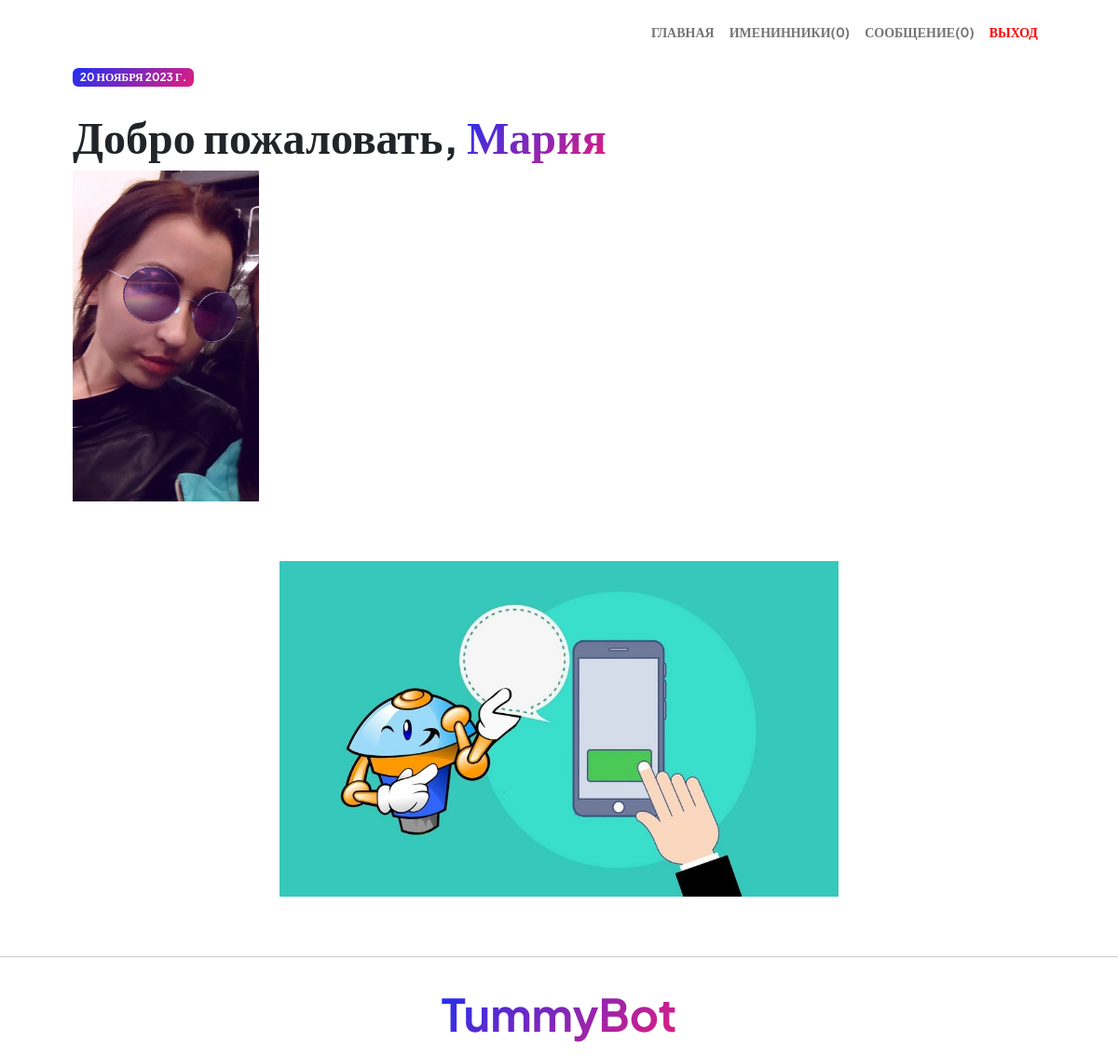
The app's page /users/index/ (signed in), older data.
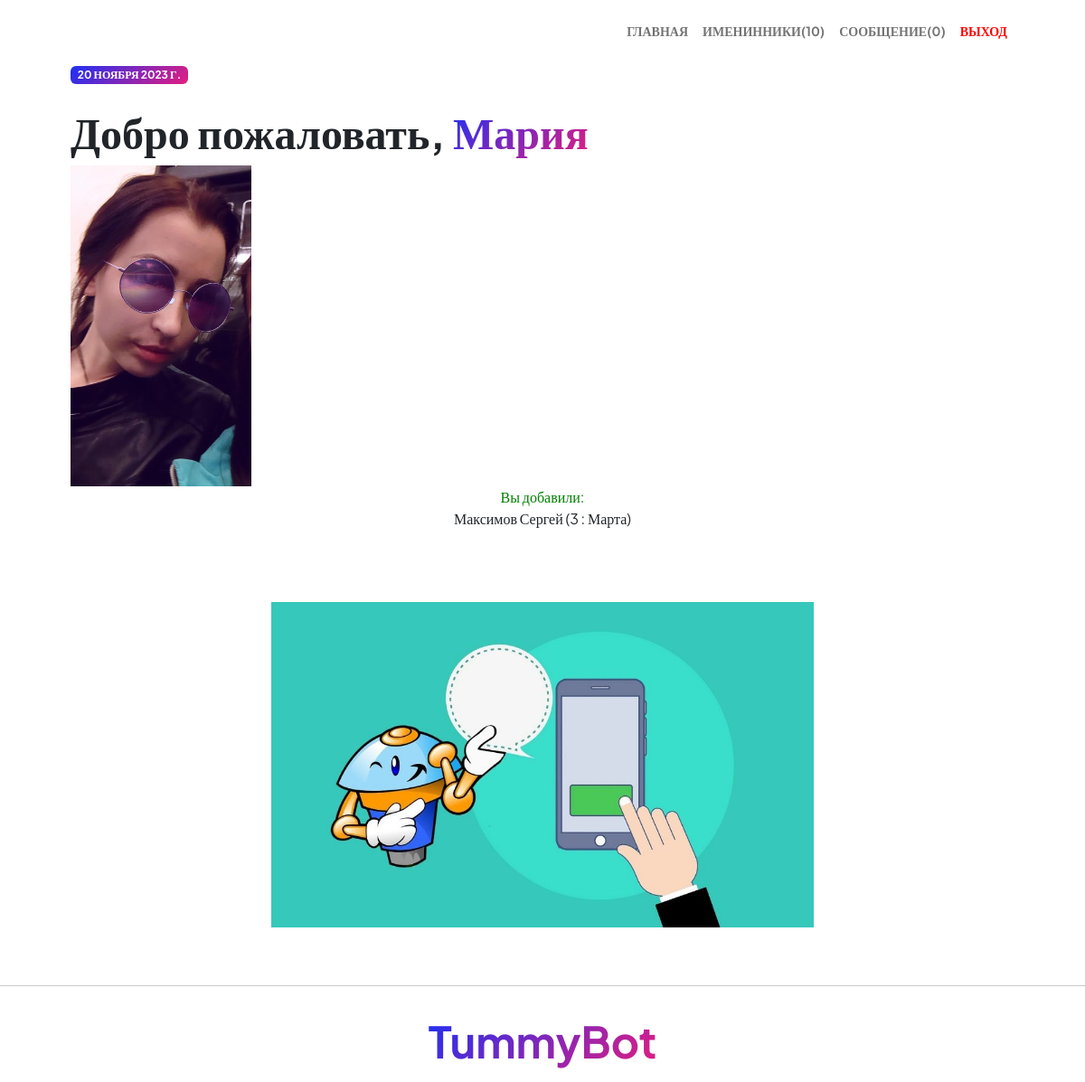
The same page, newer data.
### reminders/models.py (models this page shows)
class Birthday_boy(models.Model):
    name = models.CharField(max_length=32, default='default name')
    surname = models.CharField(max_length=32)
    def __str__(self):
        return f'{self.surname} {self.name}   ({self.day} : {self.month})'
    day = models.ForeignKey(Day, on_delete=models.CASCADE)
    month = models.ForeignKey(Month, on_delete=models.CASCADE)
    user = models.ManyToManyField(SiteUser)

class Day(models.Model):
    day = models.IntegerField(unique=True)
    def __str__(self):
        return '{}'.format(self.day)

class Month(models.Model):
    month = models.CharField(max_length=12, unique=True)
    def __str__(self):
        return self.month

### reminders/views.py (the view)
# urls.py: path('index/', views.RadmiIndexView.as_view(), name = 'index'),
class RadmiIndexView(ListView, HumanContextMixin):
    model = Birthday_boy
    template_name = 'reminders/index.html'
    context_object_name = 'date_time'

### reminders/context_processors.py (called while the page is built)
def name_bot(request):
    return {"name_bot": 'TummyBot'}

def story(request):
    try:
        story = Birthday_boy.objects .filter(user = request.user).latest('id')
        return {"story": story}
    except TypeError:
        return {"story": ''}
    except ObjectDoesNotExist:
        return {"story": ''}

### reminders/views.py (called while the page is built)
    def get_context_data(self, *args, **kwargs):
        context = super().get_context_data(*args, **kwargs)
        context['count'] = Birthday_boy.objects.filter(user=self.request.user).count()
        context['count_messages'] = Reminder.objects.filter(user=self.request.user).count()
        context['date_time'] = date_time.date()
        return context

### reminders/templates/reminders/index.html (shortened to what this page needs)
{% extends "base.html" %}
{% load static %}
    {% block index %}
    <div class="container px-5 pb-5">
        <div class="badge bg-gradient-primary-to-secondary text-white mb-4">
            <div class="text-uppercase">{{date_time}}</div>
        </div>
        <h2 class="display-5 fw-bolder"> Добро пожаловать, <span class="text-gradient d-inline">{{user.username}}</span>
        </h2>
        {% if user.image %}
        <img src="{{user.image.url}}" width="200">
        {% else %}
        <img src="{% static 'assets/non_avatar.png' %}" width="200">
        {% endif %}
        <div class="row gx-5 align-items-center">
            <div class="col-xxl-5">
                <div class="text-center text-xxl-start">
            {% if story %}
                  <span style="color: green;">Вы добавили:</span>
               <p>{{story}}</p>
                     {% endif %}
                </div>
            </div>
            <div class="col-xxl-7">
                <div class="d-flex justify-content-center mt-5 mt-xxl-0">
                    <img src="{% static 'assets/profile.png' %}" width="600">
                </div>
            </div>
        </div>
    </div>
<hr>
    <div class="row gx-5 justify-content-center">
            <div class="col-xxl-8">
                <div class="text-center my-3">
                    <h4 class="display-5 fw-bolder"><span class="text-gradient d-inline">{{name_bot}}</span></h4>
                    </div>
                </div>
            </div>
{% endblock %}

Row changes from the older to the newer data that the page shows:
added Birthday_boy: surname+name+day "Максимов Сергей (3 : Марта)"
Text that changed along with them:
{{ count }}: "0" → "10"
text now shown: "Вы добавили:"
